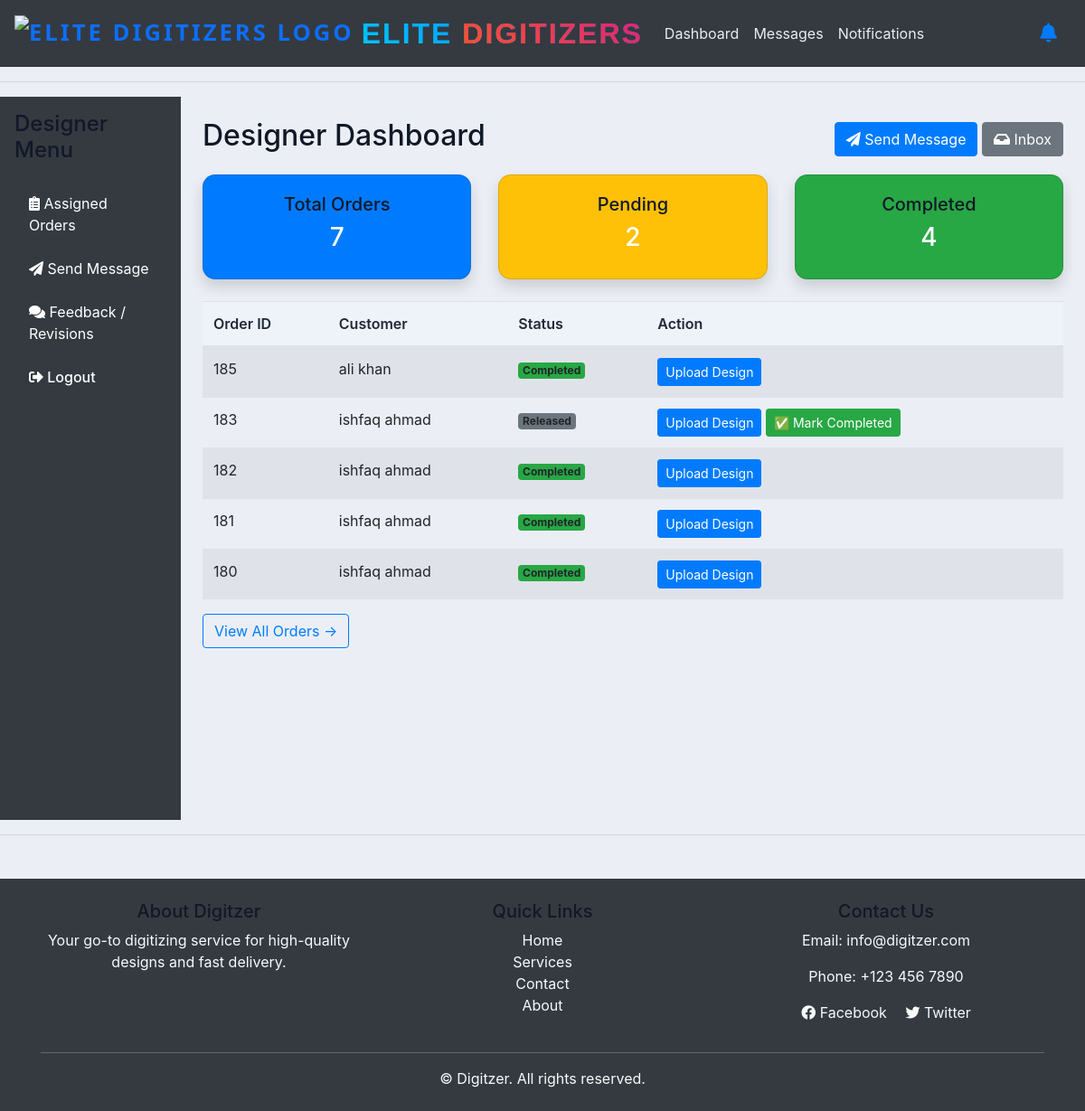
The app's page /designer/dashboard/ (signed in), older data.
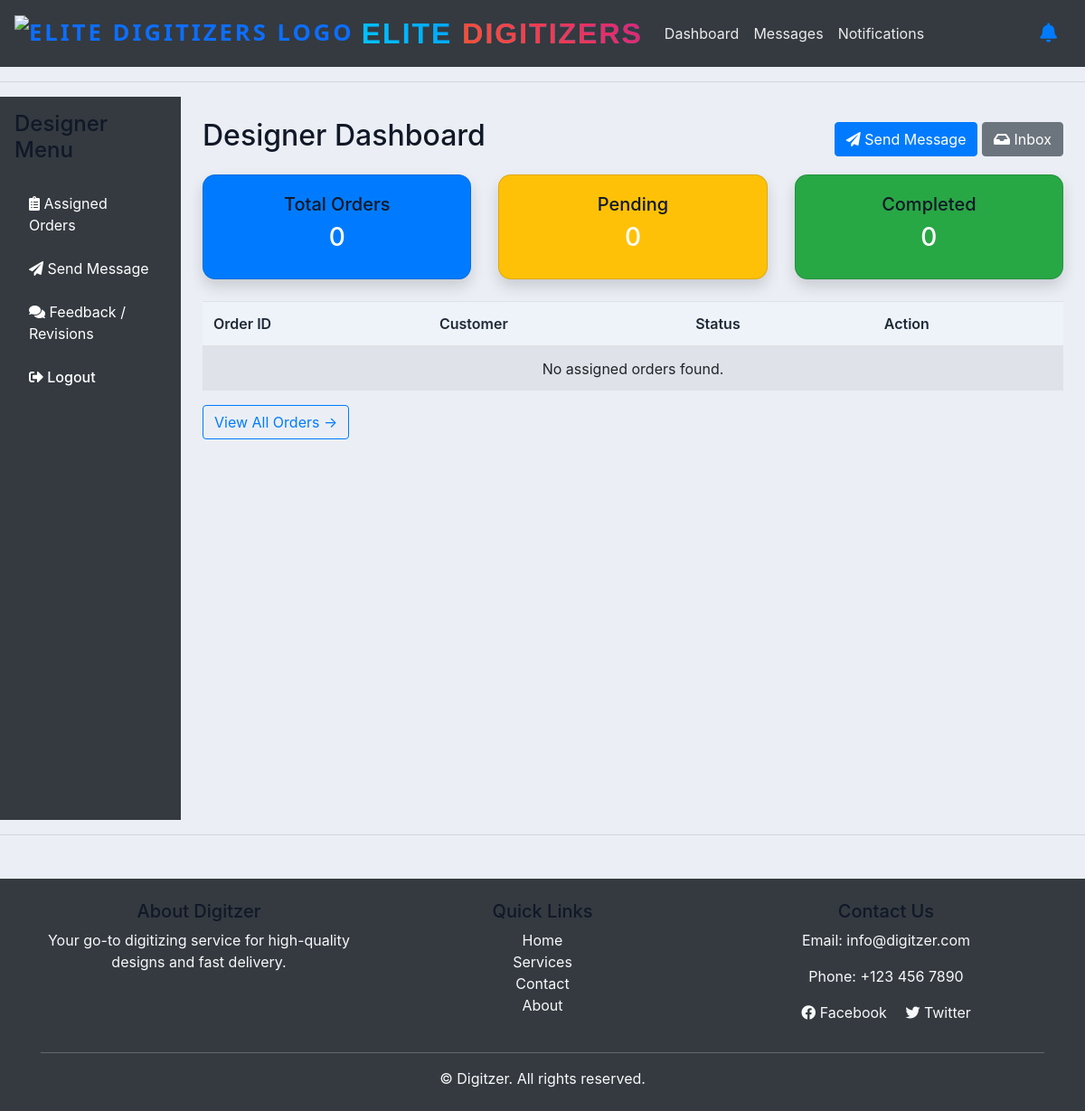
The same page, newer data.
### accounts/models.py (models this page shows, shortened)
class Order(models.Model):
    STATUS = (
        ('Pending', 'Pending'),
        ('Out for delivery', 'Out for delivery'),
        ('Delivered', 'Delivered'),
        ('Quote Requested', 'Quote Requested'),
        ('Active', 'Active'),
        ('Completed', 'Completed'),
        ('Released', 'Released'),
    )
    ORDER_TYPE = (
        ('Digitizing', 'Digitizing'),
        ('Vector', 'Vector'),
        ('Patch', 'Patch'),
        ('Quote', 'Quote'),
    )
    PAYMENT_STATUS = (
        ('Pending', 'Pending'),
        ('Paid', 'Paid'),
        ('Refunded', 'Refunded'),
    )
    REVIEW_STATUS = (
    ('Pending', 'Pending'),
    ('Approved', 'Approved'),
    ('Rejected', 'Rejected'),
    )
    PLACEMENT_CHOICES = [
        ('Apron', 'Apron'),
        ('Bags', 'Bags'),
        ('Cap', 'Cap'),
        ('Cap Side', 'Cap Side'),
        ('Cap Back', 'Cap Back'),
        ('Chest', 'Chest'),
        ('Gloves', 'Gloves'),
        ('Jacket Back', 'Jacket Back'),
        ('Patches', 'Patches'),
        ('Sleeve', 'Sleeve'),
        ('Towel', 'Towel'),
        ('Visor', 'Visor'),
        ('Other', 'Other'),
    ]
    FABRIC_CHOICES = [
        ('Blanket', 'Blanket'),
        ('Canvas', 'Canvas'),
        ('Canis', 'Canis'),
        ('Cotton Woven', 'Cotton Woven'),
        ('Denim', 'Denim'),
        ('Felt', 'Felt'),
        ('Flannel', 'Flannel'),
        ('Fleece', 'Fleece'),
        ('Leather', 'Leather'),
        ('Nylon', 'Nylon'),
        ('Pique', 'Pique'),
        ('Polyester', 'Polyester'),
        ('Silk', 'Silk'),
        ('Single Jersey', 'Single Jersey'),
        ('Towel', 'Towel'),
        ('Twill', 'Twill'),
        ('Other', 'Other'),
    ]
    FORMAT_CHOICES = [
        ('100', '100'),
        ('cdr', 'cdr'),
        ('cdn', 'cdn'),
        ('dsb', 'dsb'),
        ('dst', 'dst'),
        ('dsz', 'dsz'),
        ('emb', 'emb'),
        ('exp', 'exp'),
        ('jef', 'jef'),
        ('ksm', 'ksm'),
        ('ofm', 'ofm'),
        ('pes', 'pes'),
        ('pxf', 'pxf'),
        ('pof', 'pof'),
        ('tap', 'tap'),
        ('xxx', 'xxx'),
        ('other', 'Other'),
    ]
    customer = models.ForeignKey(Customer, on_delete=models.CASCADE)
    order_type = models.ForeignKey(Product, null=True, on_delete=models.SET_NULL)
    Order_name_PO = models.CharField(max_length=50,  null=True, blank=True)# change this to Order_name/PO for patch name patch type
    date_created = models.DateTimeField(auto_now_add=True, null=True)
    status = models.CharField(max_length=200, null=True, choices=STATUS)
    Additional_information = models.TextField(blank=True, null=True)
    design_file = models.FileField(upload_to='designs/', null=True, blank=True)
    invoice_file = models.FileField(upload_to='invoices/', null=True, blank=True)
    quantity = models.PositiveIntegerField(default=1)
    fabric_material = models.CharField(max_length=100, blank=True, null=True, choices=FABRIC_CHOICES)
    Required_Format = models.CharField(max_length=100, blank=True, null=True, default='DST', choices=FORMAT_CHOICES)
    urgent = models.BooleanField(default=False)
    price = models.DecimalField(max_digits=10, decimal_places=2, blank=True, null=True, default=0.00)
    Height = models.CharField(max_length=100, blank=True, null=True, default='standard')
    Width = models.CharField(max_length=100, blank=True, null=True, default='standard')
    total_colors = models.PositiveIntegerField(null=True ,blank=True)
    turnaround_time = models.CharField(max_length=100, blank=True, null=True)
    placement = models.CharField(max_length=100, blank=True, null=True, choices=PLACEMENT_CHOICES)
    released = models.BooleanField(default=False)  # For release_projects
    payment_status = models.CharField(max_length=20, choices=PAYMENT_STATUS, default='Pending')  # For follow-up payments
    date_completed = models.DateTimeField(null=True, blank=True)  # Optional: track completion time
    review_status = models.CharField(max_length=20, choices=REVIEW_STATUS, default='Pending')
    review_comment = models.TextField(blank=True, null=True)
    design_file = models.FileField(upload_to='designs/', blank=True, null=True)# limated size 2MB
    assigned_sale_reps = models.ForeignKey(
        SalesRepresentative,
        on_delete=models.SET_NULL,
        null=True,
        blank=True,
        related_name='sales_rep_orders'
    )
    assigned_designer = models.ForeignKey(
        User,
        on_delete=models.SET_NULL,
        null=True,
        blank=True,
        related_name='designer_orders'
    )

class Customer(models.Model):
    user = models.OneToOneField(
        User, null=True, blank=True,
        on_delete=models.CASCADE,
        related_name="customer_profile"
    )
    name = models.CharField(max_length=200,null=True, blank=True)
    designer = models.ForeignKey(
        'Designer', null=True, blank=True,
        on_delete=models.SET_NULL,
        related_name='orders'
    )
    profile_pic = models.ImageField(
        upload_to='profile_pics/',
        null=True,
        blank=True,
        default='profile_pics/default.png'
    )
    sales_rep = models.ForeignKey('SalesRepresentative', null=True, blank=True, on_delete=models.SET_NULL)
    phone = models.CharField(max_length=200, null=True, blank=True)
    email = models.CharField(max_length=200, null=True, blank=True)
    date_created = models.DateTimeField(auto_now_add=True, null=True)

### accounts/decorators.py (the view)
        def wrapper_func(request, *args, **kwargs):
            group = None
            if request.user.groups.exists():
                group = request.user.groups.all()[0].name
            if group in allowed_roles:
                return view_func(request, *args, **kwargs)
            else:
                return HttpResponse("You are not authorized to view this page.")

### accounts/views.py (called while the page is built)
@login_required(login_url='login')
@allowed_users(allowed_roles=['designer'])
@login_required
def designer_dashboard(request):
    status = request.GET.get('status', None)
    all_orders = Order.objects.filter(assigned_designer=request.user).order_by('-date_created')
    if status:
        all_orders = all_orders.filter(status=status)
    recent_orders = all_orders[:5]
    counts = {
        'total': all_orders.count(),
        'pending': all_orders.filter(status='Pending').count(),
        'completed': all_orders.filter(status='Completed').count()
    }
    return render(request, 'accounts/designer_dashboard.html', {
        'orders': recent_orders,     # dashboard shows latest 5
        'all_orders': all_orders,    # sidebar can loop through all
        'counts': counts,
        'status_filter': status
    })

### templates/accounts/designer_dashboard.html (shortened to what the changed rows need)
{% extends 'accounts/main.html' %}
{% block content %}
<div class="container-fluid">
    <div class="row">
        <div class="col-md-9 col-lg-10 p-4">
            <div class="d-flex justify-content-between align-items-center mb-3">
                <h2>Designer Dashboard</h2>
            </div>
            <div class="row mb-4">
                <div class="col-md-4">
                    <div class="card text-white bg-primary shadow">
                        <div class="card-body text-center">
                            <h5>Total Orders</h5>
                            <h3>{{ counts.total }}</h3>
                        </div>
                    </div>
                </div>
                <div class="col-md-4">
                    <div class="card text-white bg-warning shadow">
                        <div class="card-body text-center">
                            <h5>Pending</h5>
                            <h3>{{ counts.pending }}</h3>
                        </div>
                    </div>
                </div>
                <div class="col-md-4">
                    <div class="card text-white bg-success shadow">
                        <div class="card-body text-center">
                            <h5>Completed</h5>
                            <h3>{{ counts.completed }}</h3>
                        </div>
                    </div>
                </div>
            </div>
            <table class="table table-striped mt-3">
                <thead>
                    <tr>
                        <th>Order ID</th>
                        <th>Customer</th>
                        <th>Status</th>
                        <th>Action</th>
                    </tr>
                </thead>
                <tbody>
                    {% for order in orders|slice:":5" %}
                    <tr>
                        <td>{{ order.id }}</td>
                        <td>{{ order.customer.name }}</td>
                        <td>
                            {% if order.status == "Pending" %}
                            <span class="badge bg-warning text-dark">Pending</span>
                            {% elif order.status == "Completed" %}
                            <span class="badge bg-success">Completed</span>
                            {% else %}
                            <span class="badge bg-secondary">{{ order.status }}</span>
                            {% endif %}
                        </td>
                        <td>
                            <a href="{% url 'upload_design' order.id %}" class="btn btn-primary btn-sm">Upload
                                Design</a>
                            {% if order.status != "Completed" %}
                            <a href="{% url 'mark-design-completed' order.id %}" class="btn btn-success btn-sm ms-1">
                                ✅ Mark Completed
                            </a>
                            {% endif %}
                        </td>
                    </tr>
                    {% empty %}
                    <tr>
                        <td colspan="4" class="text-center">No assigned orders found.</td>
                    </tr>
                    {% endfor %}
                </tbody>
            </table>
        </div>
    </div>
</div>
{% endblock %}

Row changes from the older to the newer data that the page shows:
removed Order: id "185", customer.name "ali khan", status "Completed"
removed Order: id "183", customer.name "ishfaq ahmad", status "Released", shows "✅ Mark Completed"
removed Order: id "182", customer.name "ishfaq ahmad", status "Completed"
removed Order: id "181", customer.name "ishfaq ahmad", status "Completed"
removed Order: id "180", customer.name "ishfaq ahmad", status "Completed"
Text that changed along with them:
{{ counts.total }}: "7" → "0"
{{ counts.pending }}: "2" → "0"
{{ counts.completed }}: "4" → "0"
text now shown: "No assigned orders found."
